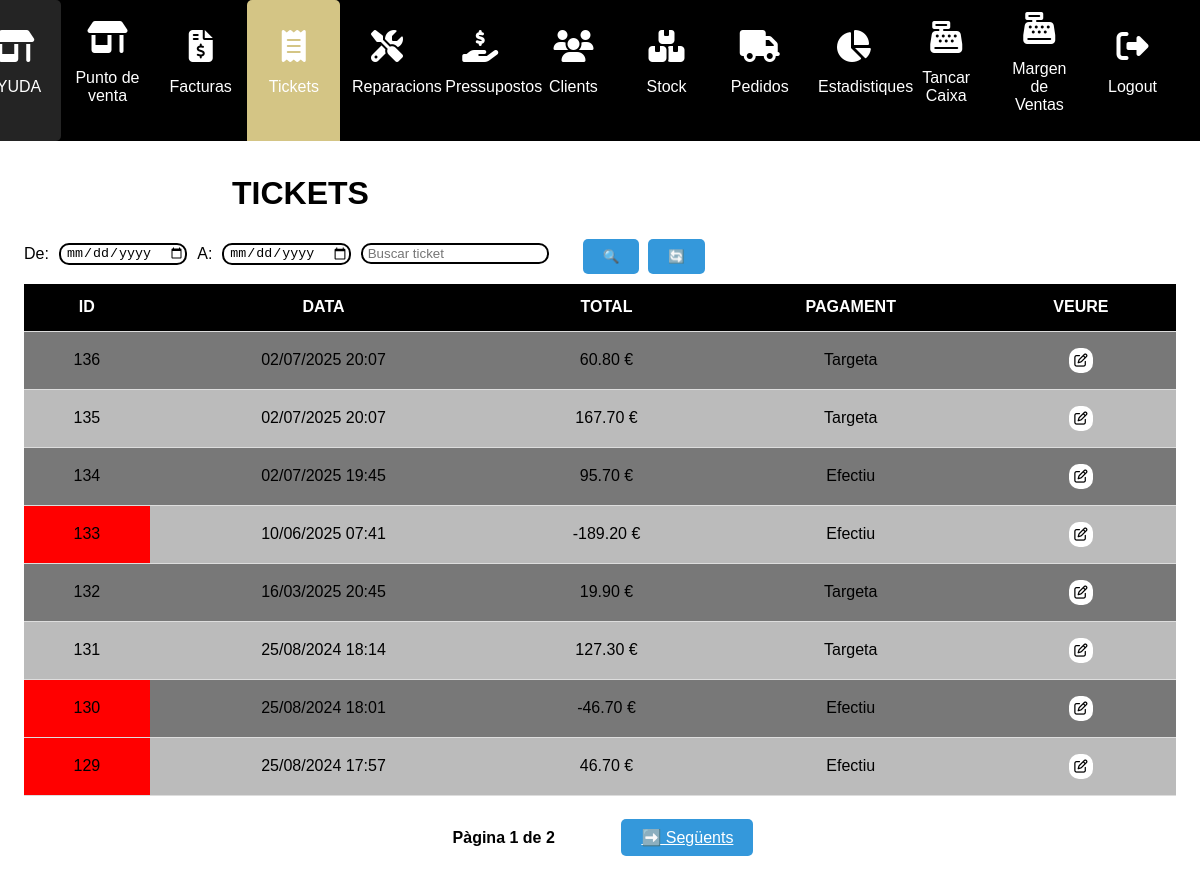
/tickets/ (signed in), run on an earlier commit of the app's database.
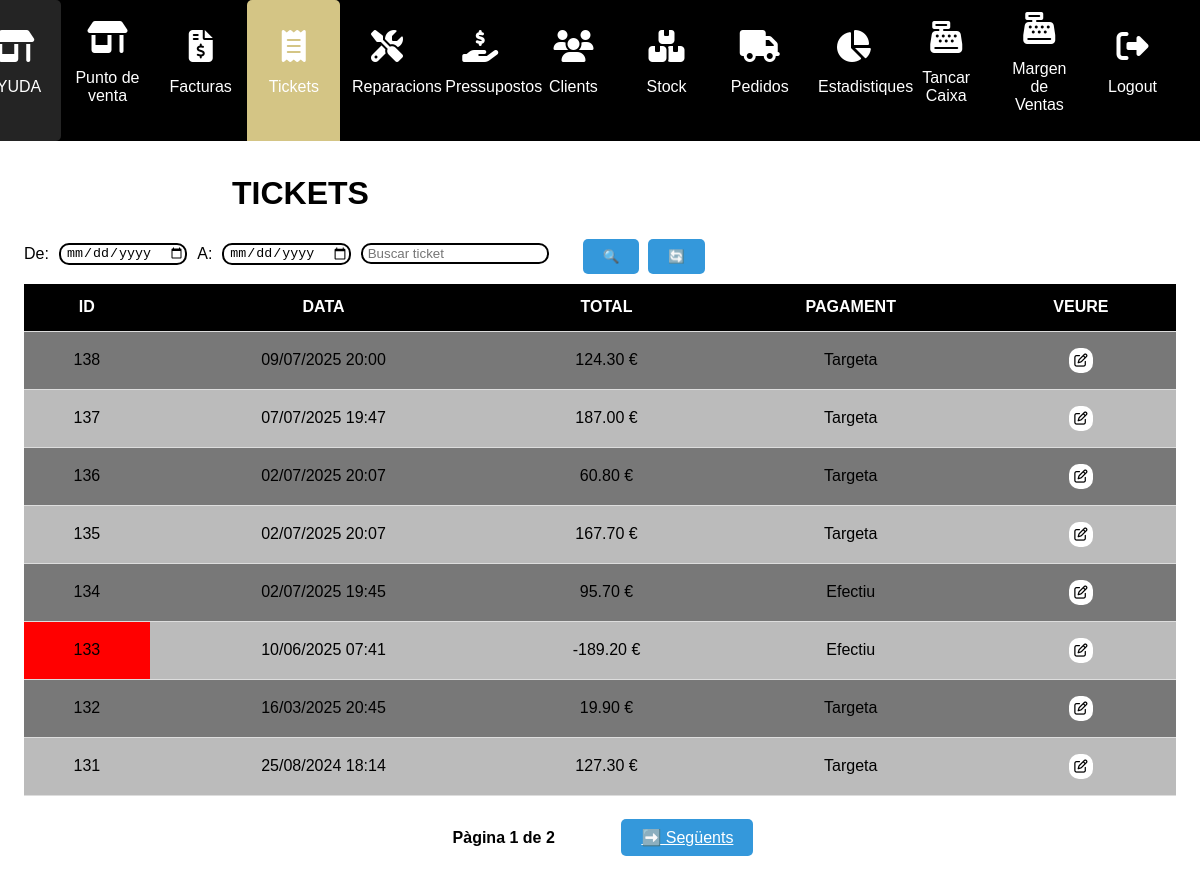
And on a later commit of the database.
### myapp/models.py (models this page shows)
class Ticket(models.Model):
    numero = models.IntegerField(default=1)
    date = models.DateTimeField()
    METODO_PAGO_CHOICES = [
        ('Efectiu', 'Efectiu'),
        ('Targeta', 'Tarjeta'),
        ("Transferencia","Transferencia"),
        ("Chec bancari","Chec bancari"),
        ("Domiciliacio","Domiciliacio")
    ]
    metodo_pago = models.CharField(max_length=50, choices=METODO_PAGO_CHOICES, default='Efectiu')
    total = models.DecimalField(max_digits=9999999, decimal_places=2, validators=[validate_not_zero])
    abono=models.IntegerField(null=True)

### myapp/views.py (the view, shortened to what this page needs)
# urls.py: path("tickets/", views.tickets, name="tickets"),
@login_required
def tickets(request):
    tickets = Ticket.objects.all()
    persona=Persona.objects.all()
    numeros_abono = []
    for ticket in tickets:
        if ticket.abono:
            try:
                numero_entero = int(ticket.abono)
                numeros_abono.append(numero_entero)
            except ValueError:
                continue
    ticket_queryset = Ticket.objects.all().order_by('-date')
    page_number = request.GET.get('page', 1)
    paginator = Paginator(ticket_queryset, 8)
    page = paginator.get_page(page_number)
    return render(request, "tickets.html", {'tickets': page,'persona':persona,'numeros_abono':numeros_abono})

### myapp/templates/tickets.html (shortened to what this page needs)
{% extends "layouts/base.html" %}
{% block content %}
<!DOCTYPE html>
<html lang="en">
<head>
</head>
<body>
    <div class="main-content">
        <div class="products-section" id="barra-dies">
            <h1>TICKETS</h1>
               <div style="display: flex; align-items: center; gap: 10px; margin-bottom: 10px;">
  <form method="get" style="display: flex; align-items: center; gap: 10px; margin: 0;">
    <label for="data-inicio">De:</label>
    <input type="date" id="data-inicio" name="data_inicio" value="{{ data_inicio }}">
    <label for="data-fin">A:</label>
    <input type="date" id="data-fin" name="data_fi" value="{{ data_fi }}">
    <input type="text" name="search" value="{{ search }}" placeholder="Buscar ticket">
    <button type="submit" class="blue-button">🔍</button>
  </form>
  <form method="get" style="margin: 0; margin-left: 10px;">
    <button type="submit" class="blue-button">🔄</button>
  </form>
</div>
        </div>
        <div>
        <form method="post">
            <table class="taula-general">
                <thead>
                <tr>
                    <th>ID</th>
                    <th>DATA</th>
                    <th>TOTAL</th>
                    <th>PAGAMENT</th>
                    <th>VEURE</th>
                </tr>
                </thead>
                <tbody>
                {% for ticket in tickets %}
                <tr class="filaTicket">
                    <td class="TicketIdColor">{{ ticket.id }}</td>
                    <td>{{ ticket.date|date:"d/m/Y H:i" }}</td>
                    <td class="totalTicketColor">{{ ticket.total }} €</td>
                    <td>{{ ticket.metodo_pago }}</td>
                    <td><button type="button" class="popup-trigger" data-ticket-id="{{ ticket.id }}"><i
                            class="fa-regular fa-pen-to-square"></i></button></td>
                </tr>
                {% endfor %}
                </tbody>
            </table>
              <div style="text-align: center; margin-top: 2rem;">
  <span style="margin: 0 1rem; font-weight: bold;">
    Pàgina {{ tickets.number }} de {{ tickets.paginator.num_pages }}
  </span>
  {% if tickets.has_next %}
    <a href="?page={{ tickets.next_page_number }}" class="blue-button">➡️ Següents</a>
  {% endif %}
</div>
        </form>
    </div>
</body>
</html>
{% endblock %}

What changed in the data, as far as the page shows it:
no longer on this page (row unchanged): Ticket: id "130", date "25/08/2024 18:01", total "-46.70", metodo_pago "Efectiu"
no longer on this page (row unchanged): Ticket: id "129", date "25/08/2024 17:57", total "46.70", metodo_pago "Efectiu"
added Ticket: id "138", date "09/07/2025 20:00", total "124.30", metodo_pago "Targeta"
added Ticket: id "137", date "07/07/2025 19:47", total "187.00", metodo_pago "Targeta"
